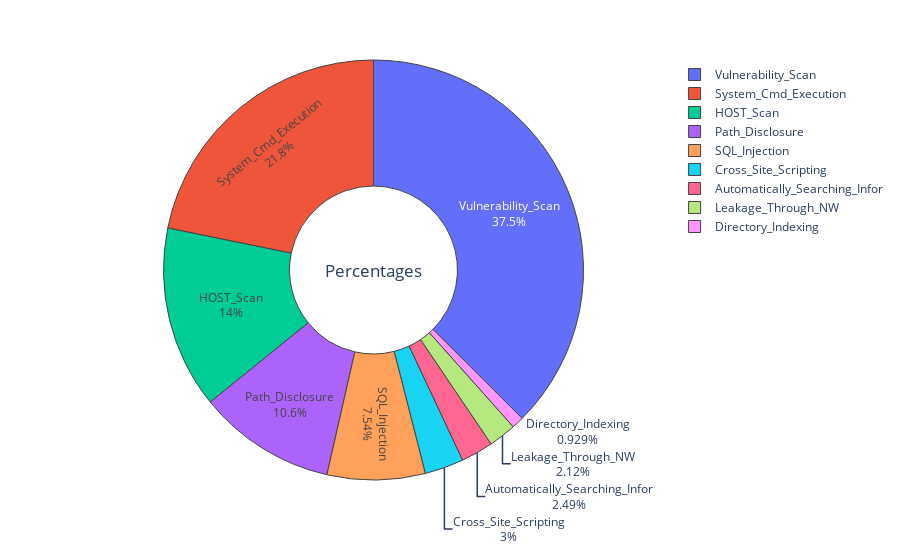

This figure's notebook cell:
### Code cell
fig1 = px.pie(data,values=data['label_action'].value_counts(),names=data['label_action'].value_counts().index)
fig1.update_traces(textposition='auto', textinfo='percent+label',marker={"line":{"width":1}},hoverinfo='label+percent',hole=0.4)
fig1.update_layout(annotations=[{"text":"Percentages","showarrow":False,"font_size":17}])
iplot(fig1)

### Figure 1 — Plotly figure (JSON) as saved in the notebook; plotly's stock layout.template omitted (floating-point values rounded to 4 significant figures)
{"data": [{"domain": {"x": [0, 1], "y": [0, 1]}, "hole": 0.4, "hoverinfo": "label+percent", "hovertemplate": "label=%{label}<br>value=%{value}<extra></extra>", "labels": ["Vulnerability_Scan", "System_Cmd_Execution", "HOST_Scan", "Path_Disclosure", "SQL_Injection", "Cross_Site_Scripting", "Automatically_Searching_Infor", "Leakage_Through_NW", "Directory_Indexing"], "legendgroup": "", "marker": {"line": {"width": 1}}, "name": "", "showlegend": true, "textinfo": "percent+label", "textposition": "auto", "type": "pie", "values": [16867, 9807, 6315, 4775, 3395, 1348, 1119, 956, 418]}], "layout": {"annotations": [{"font": {"size": 17}, "showarrow": false, "text": "Percentages"}], "autosize": true, "legend": {"tracegroupgap": 0}, "margin": {"t": 60}}}
